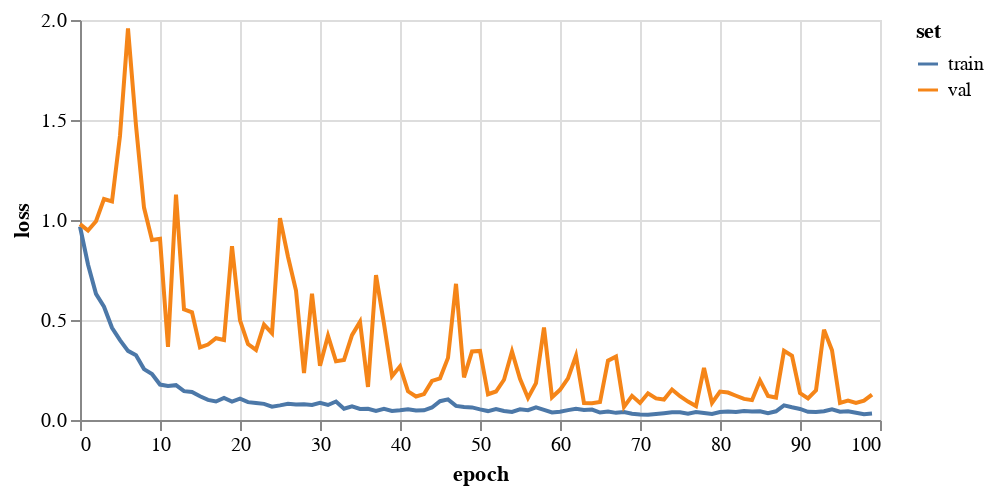

Notebook source saved alongside this figure:
### Markdown cell above
## 3. Train a GCN

### Code cell
gcn = FeaStNet()
history = gcn.trainModel(trainData, valData, 
                         epochs=100,
                         saveDir='results/gcn03/')

plotHistory(history)

### Figure 1 — Vega-Lite specification as saved in the notebook (floating-point values rounded to 4 significant figures)
{"config": {"view": {"continuousWidth": 400, "continuousHeight": 300}}, "data": {"name": "data-cc3f305751ec39cdb566983587855f5c"}, "mark": "line", "encoding": {"color": {"type": "nominal", "field": "set"}, "tooltip": [{"type": "quantitative", "field": "epoch"}, {"type": "quantitative", "field": "value"}], "x": {"type": "quantitative", "field": "epoch"}, "y": {"type": "quantitative", "axis": {"title": "loss"}, "field": "value"}}, "height": 200, "transform": [{"fold": ["train", "val"], "as": ["set", "value"]}], "width": 400, "$schema": "https://vega.github.io/schema/vega-lite/v4.8.1.json", "datasets": {"data-cc3f305751ec39cdb566983587855f5c": [{"train": 0.9676, "val": 0.9794, "epoch": 0}, {"train": 0.7775, "val": 0.9475, "epoch": 1}, {"train": 0.6309, "val": 0.9938, "epoch": 2}, {"train": 0.5665, "val": 1.105, "epoch": 3}, {"train": 0.4612, "val": 1.093, "epoch": 4}, {"train": 0.3993, "val": 1.421, "epoch": 5}, {"train": 0.3458, "val": 1.957, "epoch": 6}, {"train": 0.3243, "val": 1.472, "epoch": 7}, {"train": 0.2544, "val": 1.062, "epoch": 8}, {"train": 0.2301, "val": 0.9002, "epoch": 9}, {"train": 0.1773, "val": 0.9058, "epoch": 10}, {"train": 0.1705, "val": 0.3655, "epoch": 11}, {"train": 0.1741, "val": 1.127, "epoch": 12}, {"train": 0.1444, "val": 0.5535, "epoch": 13}, {"train": 0.14, "val": 0.5386, "epoch": 14}, {"train": 0.1184, "val": 0.3629, "epoch": 15}, {"train": 0.1008, "val": 0.3771, "epoch": 16}, {"train": 0.09265, "val": 0.4087, "epoch": 17}, {"train": 0.1104, "val": 0.4, "epoch": 18}, {"train": 0.09179, "val": 0.8687, "epoch": 19}, {"train": 0.1068, "val": 0.4983, "epoch": 20}, {"train": 0.08941, "val": 0.3798, "epoch": 21}, {"train": 0.08487, "val": 0.3505, "epoch": 22}, {"train": 0.08059, "val": 0.4768, "epoch": 23}, {"train": 0.06663, "val": 0.434, "epoch": 24}, {"train": 0.07301, "val": 1.01, "epoch": 25}, {"train": 0.0814, "val": 0.8164, "epoch": 26}, {"train": 0.07744, "val": 0.6467, "epoch": 27}, {"train": 0.07816, "val": 0.2344, "epoch": 28}, {"train": 0.07537, "val": 0.6317, "epoch": 29}, {"train": 0.08635, "val": 0.2716, "epoch": 30}, {"train": 0.07515, "val": 0.4217, "epoch": 31}, {"train": 0.09259, "val": 0.2934, "epoch": 32}, {"train": 0.05627, "val": 0.3003, "epoch": 33}, {"train": 0.0687, "val": 0.4242, "epoch": 34}, {"train": 0.05504, "val": 0.4907, "epoch": 35}, {"train": 0.05603, "val": 0.1653, "epoch": 36}, {"train": 0.04484, "val": 0.7242, "epoch": 37}, {"train": 0.05544, "val": 0.4807, "epoch": 38}, {"train": 0.04537, "val": 0.2193, "epoch": 39}, {"train": 0.0484, "val": 0.2686, "epoch": 40}, {"train": 0.05363, "val": 0.1434, "epoch": 41}, {"train": 0.04721, "val": 0.1174, "epoch": 42}, {"train": 0.04846, "val": 0.1294, "epoch": 43}, {"train": 0.06273, "val": 0.1956, "epoch": 44}, {"train": 0.09392, "val": 0.2085, "epoch": 45}, {"train": 0.103, "val": 0.3106, "epoch": 46}, {"train": 0.07071, "val": 0.6808, "epoch": 47}, {"train": 0.06533, "val": 0.2136, "epoch": 48}, {"train": 0.06295, "val": 0.3431, "epoch": 49}, {"train": 0.05308, "val": 0.3456, "epoch": 50}, {"train": 0.0446, "val": 0.1287, "epoch": 51}, {"train": 0.05475, "val": 0.1424, "epoch": 52}, {"train": 0.04532, "val": 0.2012, "epoch": 53}, {"train": 0.04022, "val": 0.3423, "epoch": 54}, {"train": 0.0536, "val": 0.2063, "epoch": 55}, {"train": 0.04891, "val": 0.1103, "epoch": 56}, {"train": 0.06354, "val": 0.1844, "epoch": 57}, {"train": 0.0502, "val": 0.4626, "epoch": 58}, {"train": 0.03751, "val": 0.1134, "epoch": 59}, {"train": 0.04164, "val": 0.1509, "epoch": 60}, {"train": 0.0494, "val": 0.208, "epoch": 61}, {"train": 0.05577, "val": 0.3212, "epoch": 62}, {"train": 0.05015, "val": 0.08519, "epoch": 63}, {"train": 0.05232, "val": 0.08346, "epoch": 64}, {"train": 0.03719, "val": 0.08987, "epoch": 65}, {"train": 0.04213, "val": 0.2969, "epoch": 66}, {"train": 0.03572, "val": 0.3169, "epoch": 67}, {"train": 0.04025, "val": 0.06548, "epoch": 68}, {"train": 0.03155, "val": 0.1207, "epoch": 69}, {"train": 0.02695, "val": 0.08513, "epoch": 70}, {"train": 0.02616, "val": 0.1336, "epoch": 71}, {"train": 0.02999, "val": 0.1082, "epoch": 72}, {"train": 0.03403, "val": 0.1024, "epoch": 73}, {"train": 0.03875, "val": 0.1523, "epoch": 74}, {"train": 0.03879, "val": 0.119, "epoch": 75}, {"train": 0.03159, "val": 0.0923, "epoch": 76}, {"train": 0.03996, "val": 0.06945, "epoch": 77}, {"train": 0.03508, "val": 0.2601, "epoch": 78}, {"train": 0.0302, "val": 0.085, "epoch": 79}, {"train": 0.03948, "val": 0.1423, "epoch": 80}, {"train": 0.04204, "val": 0.1373, "epoch": 81}, {"train": 0.04019, "val": 0.1212, "epoch": 82}, {"train": 0.04546, "val": 0.1055, "epoch": 83}, {"train": 0.04238, "val": 0.09923, "epoch": 84}, {"train": 0.04358, "val": 0.1979, "epoch": 85}, {"train": 0.03432, "val": 0.1204, "epoch": 86}, {"train": 0.04357, "val": 0.1122, "epoch": 87}, {"train": 0.07316, "val": 0.3461, "epoch": 88}, {"train": 0.06366, "val": 0.3208, "epoch": 89}, {"train": 0.05511, "val": 0.1348, "epoch": 90}, {"train": 0.04107, "val": 0.1076, "epoch": 91}, {"train": 0.03967, "val": 0.1482, "epoch": 92}, {"train": 0.04361, "val": 0.4514, "epoch": 93}, {"train": 0.05389, "val": 0.3492, "epoch": 94}, {"train": 0.04149, "val": 0.08518, "epoch": 95}, {"train": 0.04364, "val": 0.09707, "epoch": 96}, {"train": 0.03634, "val": 0.08497, "epoch": 97}, {"train": 0.02913, "val": 0.09656, "epoch": 98}, {"train": 0.03308, "val": 0.1269, "epoch": 99}]}}
